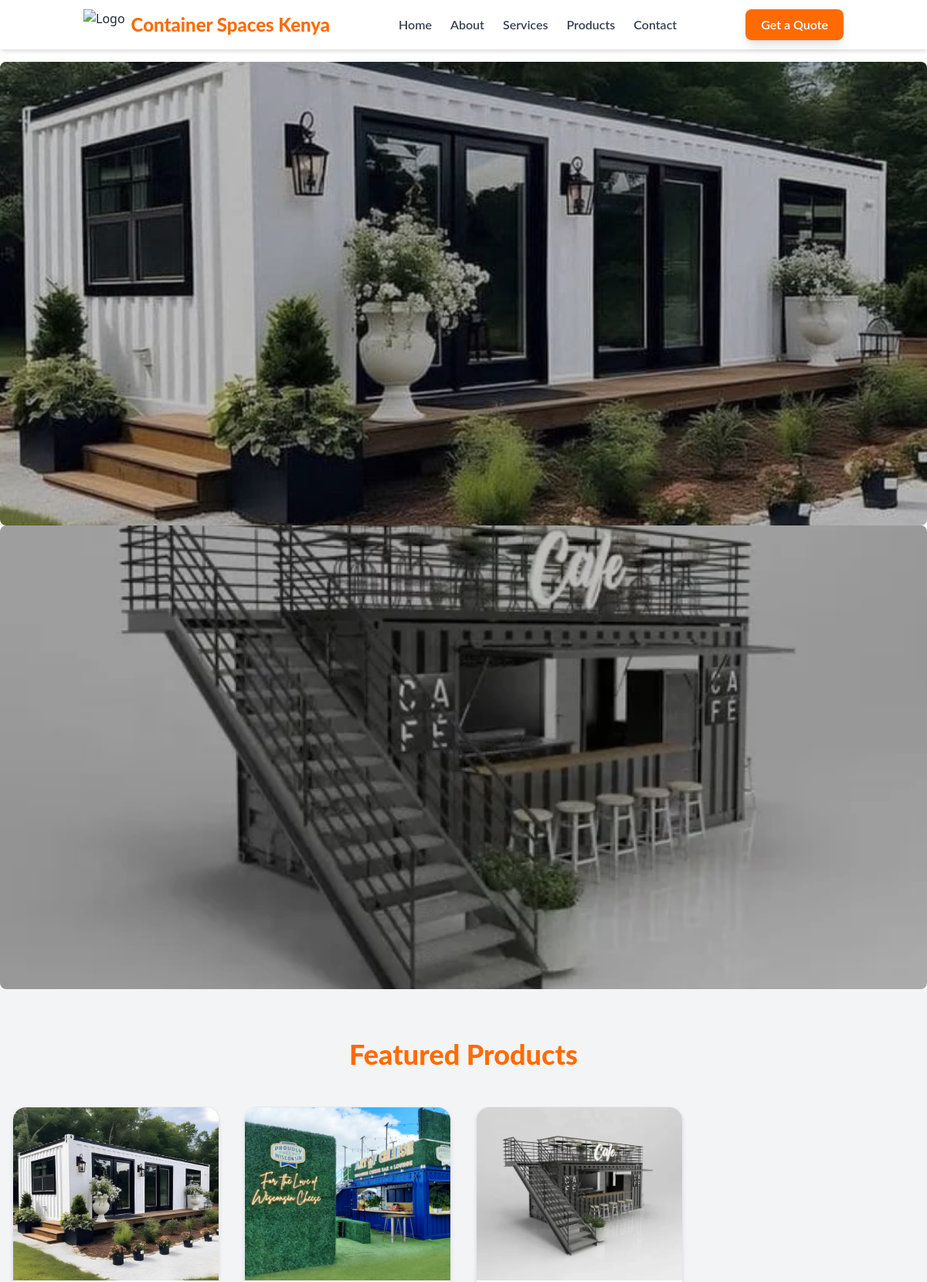
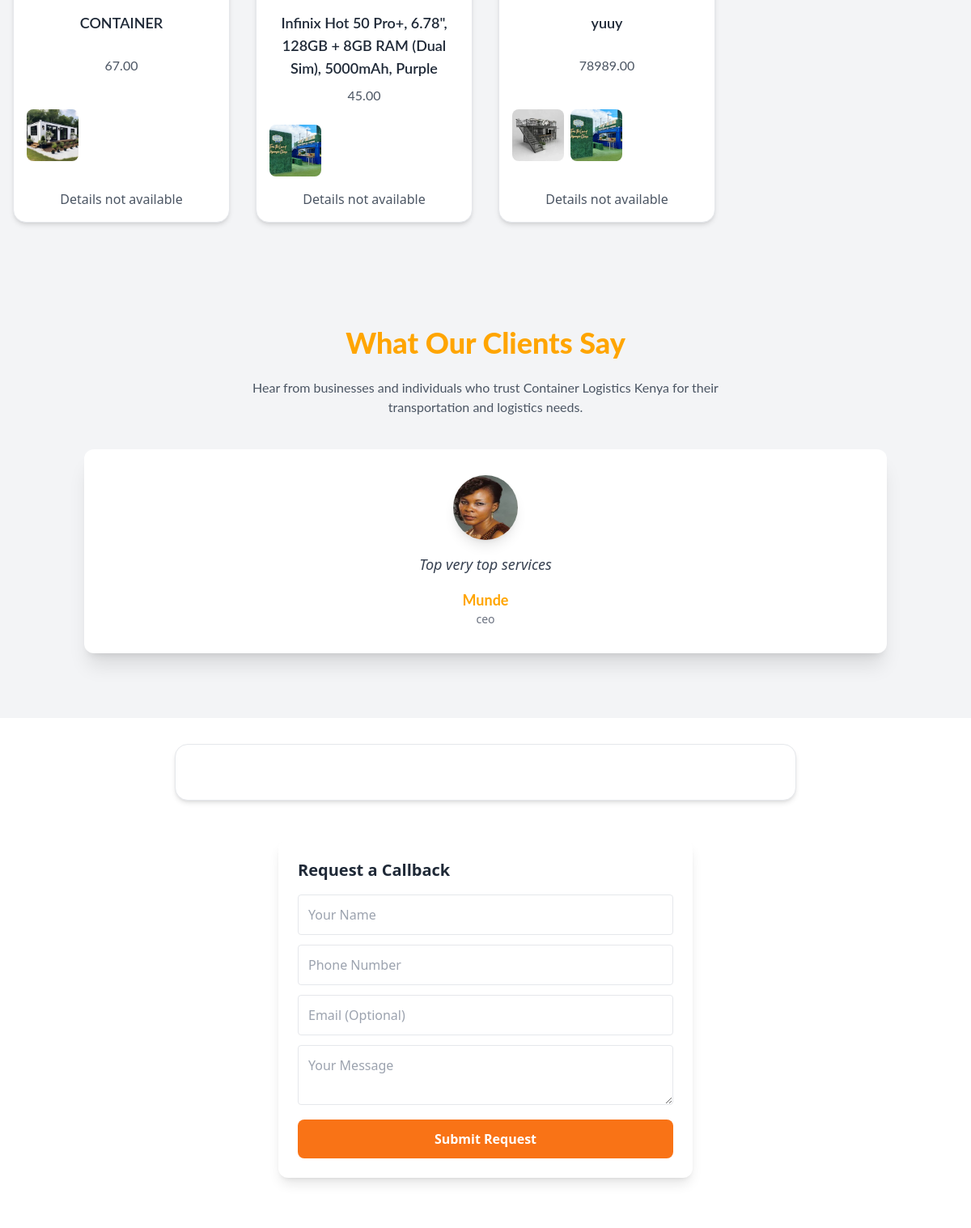
The page / (upper part) on the database its author committed (2 pictures, top to bottom).
### products/models.py (models this page shows, shortened)
class Slider(models.Model):
    title = models.CharField(max_length=200)
    subtitle1 = models.CharField(max_length=300, blank=True, null=True)
    subtitle2 = models.CharField(max_length=300, blank=True, null=True)
    image = models.ImageField(upload_to='slider_images/')
    button_text = models.CharField(max_length=50, blank=True, null=True)
    button_link = models.URLField(blank=True, null=True)
    is_active = models.BooleanField(default=True)

class Product(models.Model):
    STOCK_CHOICES = [
        ("in_stock", "In Stock"),
        ("out_of_stock", "Out of Stock"),
    ]
    name = models.CharField(max_length=255)
    description_1 = models.TextField("Description 1", blank=True, null=True)
    description_2 = models.TextField("Description 2", blank=True, null=True)
    description_3 = models.TextField("Description 3", blank=True, null=True)
    image = models.ImageField(upload_to='product_images/', default='default.jpg')
    price = models.DecimalField(max_digits=10, decimal_places=2)
    stock_status = models.CharField(max_length=20, choices=STOCK_CHOICES, default="in_stock")
    created_at = models.DateTimeField(auto_now_add=True)
    updated_at = models.DateTimeField(auto_now=True)

class Testimonial(models.Model):
    name = models.CharField(max_length=100, default="Anonymous")
    designation = models.CharField(max_length=100, blank=True, null=True)
    feedback = models.TextField(default="No feedback provided.")
    image = models.ImageField(upload_to='testimonials/', blank=True, null=True)
    created_at = models.DateTimeField(auto_now_add=True)
    rating = models.PositiveSmallIntegerField(default=5)

### products/views.py (the view)
# urls.py: 2. Add a URL to urlpatterns:  path('', views.home, name='home')
def home(request):
    sliders = Slider.objects.filter(is_active=True).order_by("id")
    products = Product.objects.prefetch_related("gallery").all()
    for product in products:
        if hasattr(product, "image") and product.image:
            product.image_url = product.image.url
        else:
            product.image_url = "/static/images/default-product.jpg"
        product.gallery_images = []
        for thumb in product.gallery.all():
            if thumb.image:
                product.gallery_images.append(thumb.image.url)
            else:
                product.gallery_images.append("/static/images/default-product.jpg")
        product.gallery_images = product.gallery_images[:3]
    testimonials = Testimonial.objects.order_by("-created_at")[:6]
    company_info = CompanyInfo.objects.first()
    context = {
        "title": "Welcome to Containers App",
        "description": "Your one-stop solution for quality containers!",
        "sliders": sliders,
        "products": products,
        "testimonials": testimonials,
        "company_info": [company_info] if company_info else [],  # ✅ safe list
    }
    return render(request, "products/home.html", context)

### products/templates/products/home.html (shortened to what this page needs)
{% load static %}
<!DOCTYPE html>
<html lang="en">
<head>
  <script src="https://cdn.tailwindcss.com"></script>
  <link rel="stylesheet" href="https://cdn.jsdelivr.net/npm/swiper@10/swiper-bundle.min.css" />
</head>
<body class="bg-white text-gray-800">
<header class="fixed top-0 left-0 w-full bg-white shadow-md z-50">
  <div class="container mx-auto px-5 py-3 flex items-center justify-between">
    <a href="/" class="flex items-center gap-2">
      <img src="https://chatgpt.com/s/m_68a6f7f1a6a481919957ba53f15e1d86" alt="Logo" class="h-10 w-auto">
      <span class="text-2xl font-extrabold font-[Lato] text-[#FF6B00]">Container Spaces Kenya</span>
    </a>
    <nav class="hidden md:flex items-center gap-6">
      <a href="/" class="text-gray-700 hover:text-[#FF6B00] font-[Lato] font-semibold">Home</a>
      <a href="/about/" class="text-gray-700 hover:text-[#FF6B00] font-[Lato] font-semibold">About</a>
      <a href="/services/" class="text-gray-700 hover:text-[#FF6B00] font-[Lato] font-semibold">Services</a>
      <a href="/#/" class="text-gray-700 hover:text-[#FF6B00] font-[Lato] font-semibold">
        Products
    </a>
      <a href="/contact/" class="text-gray-700 hover:text-[#FF6B00] font-[Lato] font-semibold">Contact</a>
    </nav>
    <a href="/get-quote/" class="hidden md:block px-5 py-2 bg-[#FF6B00] hover:bg-[#e55a00] text-white rounded-lg shadow-lg font-semibold font-[Lato]">Get a Quote</a>
  </div>
</header>
<section class="relative w-full mt-20">
<div class="swiper mySwiper">
  <div class="swiper-wrapper">
    {% for slide in sliders %}
    <div class="swiper-slide relative">
      <img src="{{ slide.image.url }}" alt="{{ slide.title }}"
        class="w-full h-[250px] sm:h-[400px] md:h-[500px] lg:h-[600px] object-cover rounded-lg animate-zoom" />
      <div class="absolute inset-0 bg-black/25 rounded-lg"></div>
      <div class="absolute top-1/4 sm:top-1/3 left-4 sm:left-10 z-10 max-w-[90%] sm:max-w-xl">
      </div>
    </div>
    {% endfor %}
  </div>
</div>
</section>
<section id="products" class="py-16 bg-gray-100 px-4">
  <div class="max-w-7xl mx-auto text-center">
    <h3 class="text-4xl font-[Lato] font-extrabold text-[#FF6B00] mb-12">Featured Products</h3>
    <div class="grid sm:grid-cols-2 md:grid-cols-3 lg:grid-cols-4 gap-8">
      {% for product in products %}
        <div class="product-card bg-white border border-gray-200 rounded-2xl shadow-md hover:shadow-xl transition duration-300 flex flex-col overflow-hidden">
          <img
            src="{{ product.gallery_images.0|default:'/static/images/default-product.jpg' }}"
            alt="{{ product.name|default:'Product' }}"
            loading="lazy"
            class="w-full h-56 object-cover rounded-t-2xl main-product-image"
            data-gallery="{{ product.gallery_images|join:',' }}"
          >
          <div class="p-4 flex-1 flex flex-col justify-between">
            <h4 class="text-lg font-semibold font-[Lato] text-gray-800 mb-2">{{ product.name|default:"Unnamed Product" }}</h4>
            <p class="text-gray-600 font-[Lato] mb-4">{{ product.price|default:"Price on request" }}</p>
            {% if product.gallery_images %}
              <div class="flex gap-2 mt-2 gallery-thumbnails">
                {% for thumb_url in product.gallery_images %}
                  <img src="{{ thumb_url|default:'/static/images/default-product.jpg' }}" alt="{{ product.name|default:'Product' }} thumbnail" class="w-16 h-16 object-cover rounded-lg thumbnail">
                {% endfor %}
              </div>
            {% endif %}
           <span class="mt-4 inline-block text-gray-600">Details not available</span>
          </div>
        </div>
      {% empty %}
        <p class="col-span-full text-gray-500 font-[Lato]">No products available at the moment.</p>
      {% endfor %}
    </div>
  </div>
</section>
<section class="bg-gray-100 py-16">
  <div class="container mx-auto px-4 text-center">
    <h2 class="text-3xl md:text-4xl font-extrabold font-[Lato] text-[#FFA500] mb-6">
      What Our Clients Say
    </h2>
    <p class="text-gray-600 max-w-2xl mx-auto mb-10 font-[Lato]">
      Hear from businesses and individuals who trust Container Logistics Kenya
      for their transportation and logistics needs.
    </p>
    {% for testimonial in testimonials %}
    <div class="testimonial-card bg-white rounded-xl shadow-xl p-8 flex flex-col items-center">
      {% if testimonial.image %}
      <img src="{{ testimonial.image.url }}" alt="{{ testimonial.name }}" class="w-20 h-20 rounded-full shadow-lg mb-4">
      {% endif %}
      <p class="text-gray-700 text-lg italic mb-4">
        {{ testimonial.feedback }}
      </p>
      {% if testimonial.name %}
      <h3 class="text-lg font-bold font-[Lato] text-[#FFA500]">{{ testimonial.name }}</h3>
      {% endif %}
      {% if testimonial.designation %}
      <span class="text-gray-500 text-sm">{{ testimonial.designation }}</span>
      {% endif %}
    </div>
    {% empty %}
    <p class="text-gray-700 text-lg italic">No testimonials available yet.</p>
    {% endfor %}
    </div>
</section>
<div class="relative max-w-3xl mx-auto bg-white shadow-md rounded-2xl p-6 my-8 border border-gray-200">
    <div id="infoSlider" class="overflow-hidden relative">
    </div>
</div>
<section class="relative mt-12">
    <form method="POST" class="bg-white p-6 rounded-xl shadow-lg max-w-lg mx-auto mt-10">
        <h2 class="text-xl font-bold mb-4">Request a Callback</h2>
        <input type="text" name="name" placeholder="Your Name" class="w-full border p-3 rounded mb-3" required>
        <input type="text" name="phone" placeholder="Phone Number" class="w-full border p-3 rounded mb-3" required>
        <input type="email" name="email" placeholder="Email (Optional)" class="w-full border p-3 rounded mb-3">
        <textarea name="message" placeholder="Your Message" class="w-full border p-3 rounded mb-3"></textarea>
        <button type="submit" class="w-full bg-orange-500 text-white font-bold py-3 rounded-lg hover:bg-orange-600">
            Submit Request
        </button>
    </form>
</body>
</html>

### products/templates/products/home.html (style rules this page uses)
.animate-zoom { transition: transform 7s ease-in-out; }

### rows shown on the page
Slider: image (picture)
Slider: image (picture)
Product: shows a picture, name "CONTAINER", price "67.00"
Product: shows a picture, name "Infinix Hot 50 Pro+, 6.78\", 128GB + 8GB RAM (Dual Sim), 5000mAh, Purple", price "45.00"
Product: shows a picture, name "yuuy", price "78989.00"
Testimonial: image (picture), feedback "Top very top services", name "Munde", designation "ceo"
